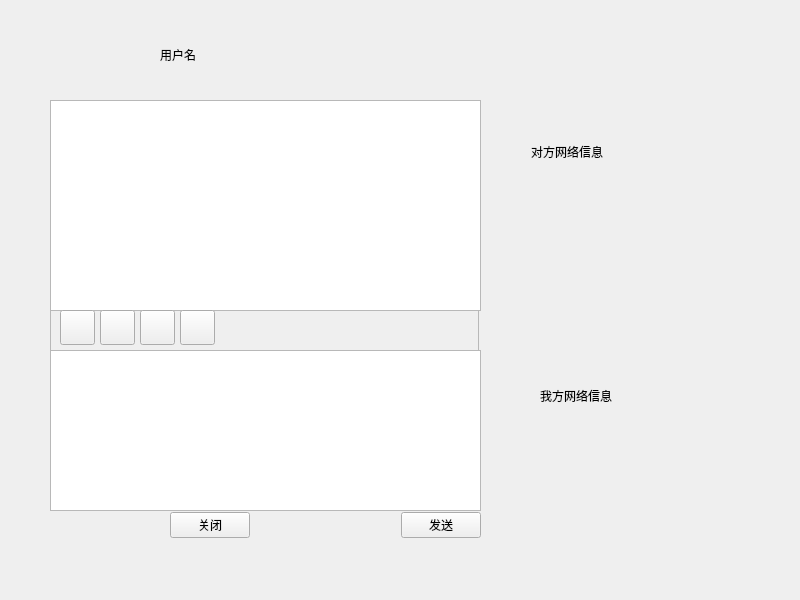
<?xml version="1.0" encoding="UTF-8"?>
<ui version="4.0">
 <class>chatWidget</class>
 <widget class="QWidget" name="chatWidget">
  <property name="geometry">
   <rect>
    <x>0</x>
    <y>0</y>
    <width>800</width>
    <height>600</height>
   </rect>
  </property>
  <property name="windowTitle">
   <string>chatWidget</string>
  </property>
  <widget class="QTextEdit" name="textEditreceive">
   <property name="geometry">
    <rect>
     <x>50</x>
     <y>100</y>
     <width>431</width>
     <height>211</height>
    </rect>
   </property>
  </widget>
  <widget class="QFrame" name="frame">
   <property name="geometry">
    <rect>
     <x>50</x>
     <y>310</y>
     <width>429</width>
     <height>41</height>
    </rect>
   </property>
   <property name="frameShape">
    <enum>QFrame::StyledPanel</enum>
   </property>
   <property name="frameShadow">
    <enum>QFrame::Raised</enum>
   </property>
   <widget class="QPushButton" name="pushButtonsmile">
    <property name="geometry">
     <rect>
      <x>10</x>
      <y>0</y>
      <width>35</width>
      <height>35</height>
     </rect>
    </property>
    <property name="text">
     <string/>
    </property>
   </widget>
   <widget class="QPushButton" name="pushButtontxtsize">
    <property name="geometry">
     <rect>
      <x>50</x>
      <y>0</y>
      <width>35</width>
      <height>35</height>
     </rect>
    </property>
    <property name="text">
     <string/>
    </property>
   </widget>
   <widget class="QPushButton" name="pushButtontelephone">
    <property name="geometry">
     <rect>
      <x>90</x>
      <y>0</y>
      <width>35</width>
      <height>35</height>
     </rect>
    </property>
    <property name="text">
     <string/>
    </property>
   </widget>
   <widget class="QPushButton" name="pushButtonfile">
    <property name="geometry">
     <rect>
      <x>130</x>
      <y>0</y>
      <width>35</width>
      <height>35</height>
     </rect>
    </property>
    <property name="text">
     <string/>
    </property>
    <property name="autoDefault">
     <bool>false</bool>
    </property>
    <property name="flat">
     <bool>false</bool>
    </property>
   </widget>
  </widget>
  <widget class="QTextEdit" name="textEditsend">
   <property name="geometry">
    <rect>
     <x>50</x>
     <y>350</y>
     <width>431</width>
     <height>161</height>
    </rect>
   </property>
  </widget>
  <widget class="QLabel" name="label">
   <property name="geometry">
    <rect>
     <x>531</x>
     <y>71</y>
     <width>191</width>
     <height>161</height>
    </rect>
   </property>
   <property name="text">
    <string>对方网络信息</string>
   </property>
  </widget>
  <widget class="QLabel" name="label_2">
   <property name="geometry">
    <rect>
     <x>540</x>
     <y>290</y>
     <width>161</width>
     <height>211</height>
    </rect>
   </property>
   <property name="text">
    <string>我方网络信息</string>
   </property>
  </widget>
  <widget class="QLabel" name="labelUserImg">
   <property name="geometry">
    <rect>
     <x>60</x>
     <y>20</y>
     <width>81</width>
     <height>71</height>
    </rect>
   </property>
   <property name="text">
    <string/>
   </property>
   <property name="pixmap">
    <pixmap resource="resources.qrc">:/image/Luffy.png</pixmap>
   </property>
   <property name="scaledContents">
    <bool>true</bool>
   </property>
  </widget>
  <widget class="QWidget" name="layoutWidget">
   <property name="geometry">
    <rect>
     <x>170</x>
     <y>510</y>
     <width>311</width>
     <height>30</height>
    </rect>
   </property>
   <layout class="QHBoxLayout" name="horizontalLayout">
    <item>
     <widget class="QPushButton" name="pushButtonclose">
      <property name="text">
       <string>关闭</string>
      </property>
     </widget>
    </item>
    <item>
     <spacer name="horizontalSpacer">
      <property name="orientation">
       <enum>Qt::Horizontal</enum>
      </property>
      <property name="sizeHint" stdset="0">
       <size>
        <width>40</width>
        <height>20</height>
       </size>
      </property>
     </spacer>
    </item>
    <item>
     <widget class="QPushButton" name="pushButtonsend">
      <property name="text">
       <string>发送</string>
      </property>
     </widget>
    </item>
   </layout>
  </widget>
  <widget class="QLabel" name="label_username">
   <property name="geometry">
    <rect>
     <x>160</x>
     <y>44</y>
     <width>81</width>
     <height>21</height>
    </rect>
   </property>
   <property name="text">
    <string>用户名</string>
   </property>
  </widget>
 </widget>
 <resources>
  <include location="resources.qrc"/>
 </resources>
 <connections/>
</ui>
